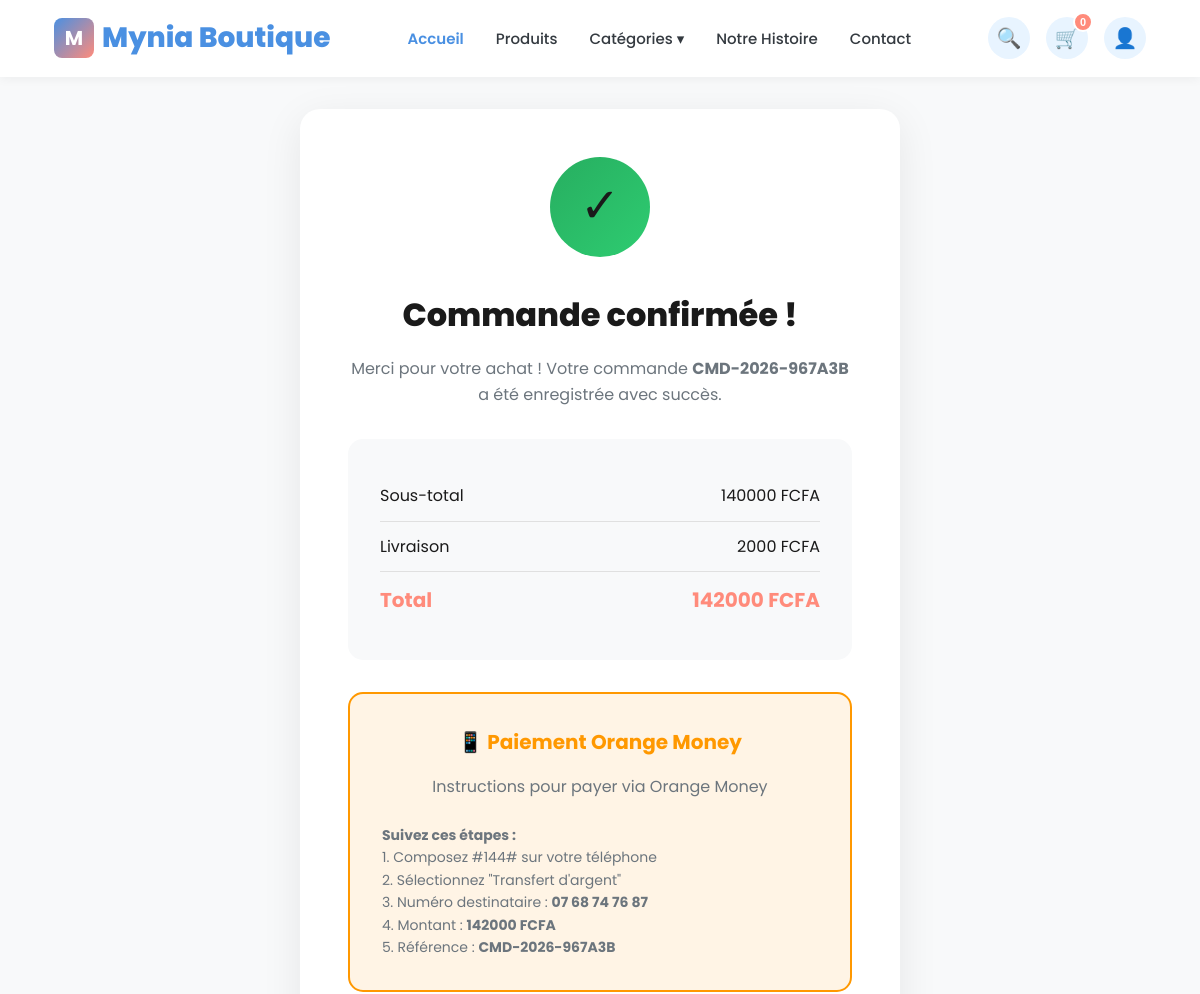
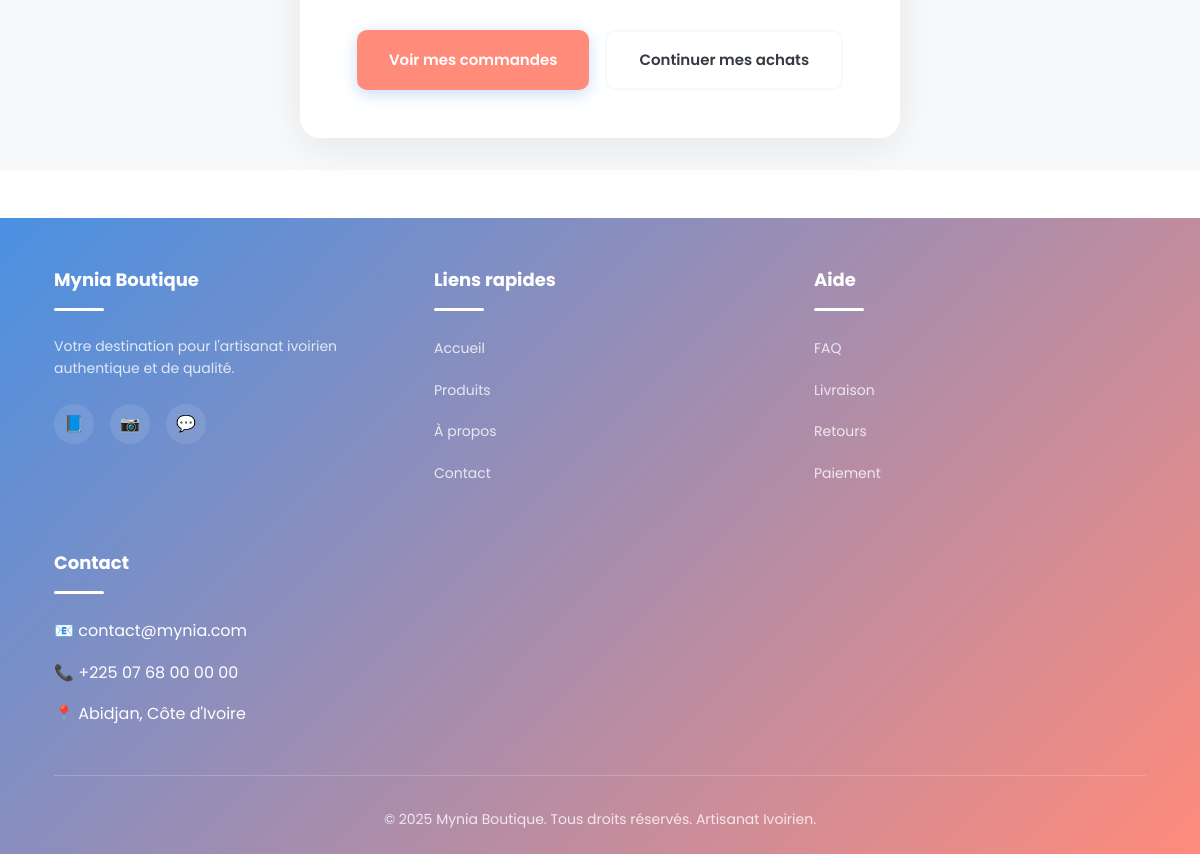
/order/success/3/ (signed in), run on the app's committed database (2 pictures, top to bottom).
### mon_marché/models.py (models this page shows, shortened)
class Commande(models.Model):
    order_number = models.CharField(max_length=50, unique=True, blank=True, null=True)
    phone = models.CharField(max_length=20, blank=True, null=True)
    user = models.ForeignKey(User, on_delete=models.SET_NULL, null=True, blank=True, related_name='commandes')
    items = models.JSONField(default=list)
    subtotal = models.DecimalField(max_digits=10, decimal_places=2, default=0)
    shipping_cost = models.DecimalField(max_digits=10, decimal_places=2, default=2000)
    total = models.DecimalField(max_digits=10, decimal_places=2)
    nom = models.CharField(max_length=150, verbose_name="Nom complet")
    email = models.EmailField()
    phone = models.CharField(max_length=20, verbose_name="Téléphone")
    address = models.CharField(max_length=200, verbose_name="Adresse")
    ville = models.CharField(max_length=200, verbose_name="Ville")
    pays = models.CharField(max_length=300, default="Côte d'Ivoire")
    zipcode = models.CharField(max_length=300, blank=True)
    PAYMENT_METHODS = [
        ('wave', 'Wave'),
        ('orange', 'Orange Money'),
        ('cash', 'Paiement à la livraison'),
    ]
    payment_method = models.CharField(max_length=50, choices=PAYMENT_METHODS)
    PAYMENT_STATUS = [
        ('pending', 'En attente'),
        ('paid', 'Payé'),
        ('failed', 'Échoué'),
        ('refunded', 'Remboursé'),
    ]
    payment_status = models.CharField(max_length=50, choices=PAYMENT_STATUS, default='pending')
    payment_reference = models.CharField(max_length=200, blank=True)
    ORDER_STATUS = [
        ('pending', 'En attente'),
        ('confirmed', 'Confirmée'),
        ('processing', 'En préparation'),
        ('shipped', 'Expédiée'),
        ('delivered', 'Livrée'),
        ('cancelled', 'Annulée'),
    ]
    order_status = models.CharField(max_length=50, choices=ORDER_STATUS, default='pending')
    notes = models.TextField(blank=True, verbose_name="Notes de commande")
    date_commande = models.DateTimeField(auto_now_add=True)
    date_paiement = models.DateTimeField(null=True, blank=True)
    date_livraison = models.DateTimeField(null=True, blank=True)
    class Meta:
        ordering = ['-date_commande']
        verbose_name = "Commande"
        verbose_name_plural = "Commandes"

### mon_marché/views.py (the view)
# urls.py: path('order/success/<int:order_id>/', views.order_success, name='order_success'),
@login_required
def order_success(request, order_id):
    order = get_object_or_404(Commande, id=order_id, user=request.user)
    context = {
        'order': order,
        'order_number': order.order_number,
        'items': order.items if isinstance(order.items, list) else [],
        'total': order.total,
        'shipping_cost': order.shipping_cost
    }
    return render(request, 'order_success.html', context)

### mon_marché/templates/order_success.html (shortened to what this page needs)
{% extends "base.html" %}
{% load static %}
{% block content %}
<section class="success-section">
    <div class="success-card">
        <div class="success-icon">✓</div>
        <h1 class="success-title">Commande confirmée !</h1>
        <p class="success-message">
            Merci pour votre achat ! Votre commande <strong>{{ order_number }}</strong>
            a été enregistrée avec succès.
        </p>
        <div class="order-summary">
            <div class="summary-row">
                <span>Sous-total</span>
                <span>{{ order.subtotal|floatformat:0 }} FCFA</span>
            </div>
            <div class="summary-row">
                <span>Livraison</span>
                <span>{{ shipping_cost|floatformat:0 }} FCFA</span>
            </div>
            <div class="summary-row">
                <span>Total</span>
                <span>{{ total|floatformat:0 }} FCFA</span>
            </div>
        </div>
        {% if order.payment_method == 'wave' %}
        <div class="payment-section">
            <h3 class="payment-title">📱 Paiement Wave</h3>
            <p style="margin-bottom: 1.5rem; color: var(--gray);">
                Cliquez sur le bouton ci-dessous pour effectuer votre paiement via Wave
            </p>
            <a href="tel:07687487" class="wave-btn">
                📱 Payer {{ total|floatformat:0 }} FCFA via Wave
            </a>
            <div class="payment-info">
                <strong>Instructions de paiement :</strong><br>
                1. Composez *144# sur votre téléphone<br>
                2. Sélectionnez "Envoyer de l'argent"<br>
                3. Entrez le numéro : <strong>07 68 74 76 87</strong><br>
                4. Montant : <strong>{{ total|floatformat:0 }} FCFA</strong><br>
                5. Référence : <strong>{{ order_number }}</strong>
            </div>
        </div>
        {% elif order.payment_method == 'orange' %}
        <div class="payment-section" style="background: #FFF4E5; border-color: #FF9800;">
            <h3 class="payment-title" style="color: #FF9800;">📱 Paiement Orange Money</h3>
            <p style="margin-bottom: 1.5rem; color: var(--gray);">
                Instructions pour payer via Orange Money
            </p>
            <div class="payment-info" style="text-align: left;">
                <strong>Suivez ces étapes :</strong><br>
                1. Composez #144# sur votre téléphone<br>
                2. Sélectionnez "Transfert d'argent"<br>
                3. Numéro destinataire : <strong>07 68 74 76 87</strong><br>
                4. Montant : <strong>{{ total|floatformat:0 }} FCFA</strong><br>
                5. Référence : <strong>{{ order_number }}</strong>
            </div>
        </div>
        {% endif %}
        <div class="actions">
            <a href="{% url 'order' %}" class="btn btn-primary">
                Voir mes commandes
            </a>
            <a href="{% url 'products' %}" class="btn btn-secondary">
                Continuer mes achats
            </a>
        </div>
    </div>
</section>
{% endblock %}

### mon_marché/templates/base.html (style rules this page uses)
:root { --primary-blue: #4A90E2; --light-blue: #E8F4FF; --salmon: #FF8B7B; --dark-salmon: #FF6B5A; --white: #FFFFFF; --light-gray: #F8F9FA; --gray: #6C757D; --dark-gray: #343A40; --black: #1A1A1A; --font-main: 'Poppins', sans-serif; --spacing-xs: 0.5rem; --spacing-sm: 1rem; --spacing-md: 1.5rem; --spacing-lg: 2rem; --spacing-xl: 3rem; --transition: all 0.3s ease; }
* { margin: 0; padding: 0; box-sizing: border-box; }
body { font-family: var(--font-main); background-color: var(--white); color: var(--black); overflow-x: hidden; line-height: 1.6; }
.btn { display: inline-flex; align-items: center; justify-content: center; gap: 0.5rem; padding: 0.875rem 1.75rem; font-size: 15px; font-weight: 600; text-decoration: none; border-radius: 10px; border: none; cursor: pointer; transition: var(--transition); font-family: var(--font-main); }
.btn-primary { background: linear-gradient(135deg, var(--primary-blue), var(--salmon)); color: var(--white); box-shadow: 0 4px 15px rgba(74, 144, 226, 0.3); }
.btn-secondary { background: var(--light-blue); color: var(--primary-blue); }

### mon_marché/templates/order_success.html (style rules this page uses)
.success-section { min-height: 100vh; display: flex; align-items: center; justify-content: center; background: var(--light-gray); padding: 2rem 1rem; }
.success-card { background: var(--white); border-radius: 20px; box-shadow: 0 10px 40px rgba(0, 0, 0, 0.08); padding: 3rem; max-width: 600px; width: 100%; text-align: center; }
.success-icon { width: 100px; height: 100px; background: linear-gradient(135deg, #27ae60, #2ecc71); border-radius: 50%; display: flex; align-items: center; justify-content: center; margin: 0 auto 2rem; font-size: 3rem; animation: scaleIn 0.5s ease; }
.success-title { font-size: 2rem; font-weight: 800; color: var(--black); margin-bottom: 1rem; }
.success-message { color: var(--gray); margin-bottom: 2rem; line-height: 1.6; }
.order-summary { background: var(--light-gray); border-radius: 15px; padding: 2rem; margin-bottom: 2rem; text-align: left; }
.summary-row { display: flex; justify-content: space-between; padding: 0.75rem 0; border-bottom: 1px solid #E0E0E0; }
.summary-row:last-child { border-bottom: none; font-weight: 700; font-size: 1.25rem; color: var(--salmon); }
.payment-section { background: #E3F2FD; border: 2px solid #2196F3; border-radius: 15px; padding: 2rem; margin-bottom: 2rem; }
.payment-title { font-size: 1.25rem; font-weight: 700; color: var(--primary-blue); margin-bottom: 1rem; }
.payment-info { font-size: 14px; color: var(--gray); margin-top: 1rem; }
.actions { display: flex; gap: 1rem; justify-content: center; flex-wrap: wrap; }
.btn { padding: 1rem 2rem; border-radius: 10px; text-decoration: none; font-weight: 600; transition: all 0.3s ease; }
.btn-primary { background: var(--salmon); color: var(--white); }
.btn-secondary { background: var(--white); color: var(--dark-gray); border: 2px solid var(--light-gray); }

### data on the page
Commande: order_number "CMD-2026-967A3B", subtotal "140000", shipping_cost "2000", total "142000"
